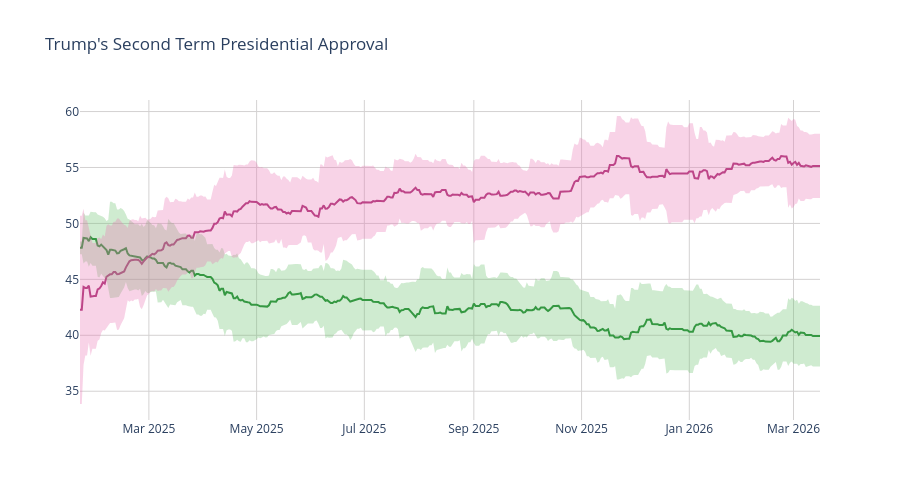

The notebook cell saved with this chart:
### Code cell
disappr_ci_hex = "#e86eaf",
appr_ci_hex = "#60be65"
disappr_ci_rgba = "rgba(232, 110, 175, 0.3)"
appr_ci_rgba = "rgba(96, 190, 101, 0.3)"
grid_col = "#d4d2d2"


# Approve
fig = go.Figure(go.Scatter(
    x=pres['end_date'],
    y=pres['approve'],
    hovertemplate="%{y:.2f}%",
    name="<b>Approve</b>",
    line=dict(color="#228833"),
    showlegend=False
))

# Disapprove
fig.add_trace(go.Scatter(
    x=pres['end_date'],
    y=pres['disapprove'],
    hovertemplate="%{y:.2f}%",
    name="<b>Disapprove</b>",
    line=dict(color="#aa3377"),
    showlegend=False
    )
)

# Approve CI
fig.add_traces([

    # Upper bound
    go.Scatter(
        x=pres['end_date'],
        y=pres['approve_upper_ci'],
        marker=dict(color=appr_ci_hex),
        line=dict(width=0),
        mode='lines',
        showlegend=False,
        hoverinfo="skip"
    ),

    # Lower bound
    go.Scatter(
        x=pres['end_date'],
        y=pres['approve_lower_ci'],
        marker=dict(color=appr_ci_hex),
        line=dict(width=0),
        mode='lines',
        fillcolor=appr_ci_rgba,
        fill="tonexty",
        showlegend=False,
        hoverinfo="skip"
    )
])

# Disapprove CI
fig.add_traces([

    # Upper bound
    go.Scatter(
        x=pres['end_date'],
        y=pres['disapprove_upper_ci'],
        marker=dict(color=disappr_ci_hex),
        line=dict(width=0),
        mode='lines',
        showlegend=False,
        hoverinfo="skip"
    ),

    # Lower bound
    go.Scatter(
        x=pres['end_date'],
        y=pres['disapprove_lower_ci'],
        marker=dict(color=disappr_ci_hex),
        line=dict(width=0),
        mode='lines',
        fillcolor=disappr_ci_rgba,
        fill="tonexty",
        showlegend=False,
        hoverinfo="skip"
    )
])

fig.update_layout(
    title=dict(text="Trump's Second Term Presidential Approval"),
    hovermode="x"
)

fig.update_xaxes(gridcolor=grid_col)
fig.update_yaxes(gridcolor=grid_col)

fig.update_layout(hovermode="x", hoverlabel_align="right", plot_bgcolor="rgba(0, 0, 0, 0)", height=500)
fig.show()

### Figure 1 — Plotly figure (JSON) as saved in the notebook; plotly's stock layout.template omitted (floating-point values rounded to 4 significant figures; data arrays with more than 128 entries replaced by an {"elided": "..."} marker saying what was removed)
{"data": [{"hovertemplate": "%{y:.2f}%", "line": {"color": "#228833"}, "name": "<b>Approve</b>", "showlegend": false, "type": "scatter", "x": {"elided": "420 str values"}, "y": {"elided": "420 float values"}}, {"hovertemplate": "%{y:.2f}%", "line": {"color": "#aa3377"}, "name": "<b>Disapprove</b>", "showlegend": false, "type": "scatter", "x": {"elided": "420 str values"}, "y": {"elided": "420 float values"}}, {"hoverinfo": "skip", "line": {"width": 0}, "marker": {"color": "#60be65"}, "mode": "lines", "showlegend": false, "type": "scatter", "x": {"elided": "420 str values"}, "y": {"elided": "420 float values"}}, {"fill": "tonexty", "fillcolor": "rgba(96, 190, 101, 0.3)", "hoverinfo": "skip", "line": {"width": 0}, "marker": {"color": "#60be65"}, "mode": "lines", "showlegend": false, "type": "scatter", "x": {"elided": "420 str values"}, "y": {"elided": "420 float values"}}, {"hoverinfo": "skip", "line": {"width": 0}, "marker": {"color": ["#e86eaf"]}, "mode": "lines", "showlegend": false, "type": "scatter", "x": {"elided": "420 str values"}, "y": {"elided": "420 float values"}}, {"fill": "tonexty", "fillcolor": "rgba(232, 110, 175, 0.3)", "hoverinfo": "skip", "line": {"width": 0}, "marker": {"color": ["#e86eaf"]}, "mode": "lines", "showlegend": false, "type": "scatter", "x": {"elided": "420 str values"}, "y": {"elided": "420 float values"}}], "layout": {"height": 500, "hoverlabel": {"align": "right"}, "hovermode": "x", "plot_bgcolor": "rgba(0, 0, 0, 0)", "title": {"text": "Trump's Second Term Presidential Approval"}, "xaxis": {"gridcolor": "#d4d2d2"}, "yaxis": {"gridcolor": "#d4d2d2"}}}
